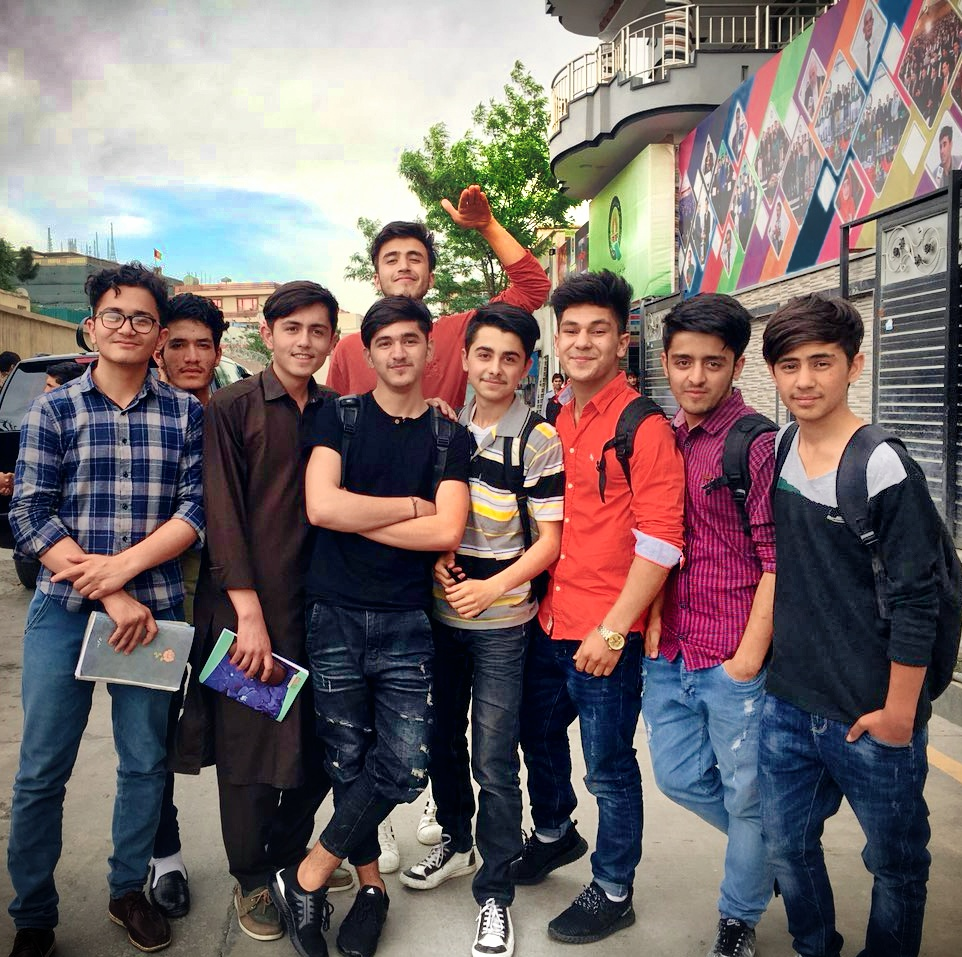
#> input picture imageProgram/Coolimg.jpeg, 962 x 957 px
$ python img.py
#> lines starting #> are read from the running program, lines starting #| are printed output that depends on the picture
from PIL import Image , ImageFilter

img = Image.open('./Coolimg.jpeg')
#> img is the input picture: PIL image 962x957 RGB; mean R, G, B 119.4, 107.4, 107
img.thumbnail((400,400))
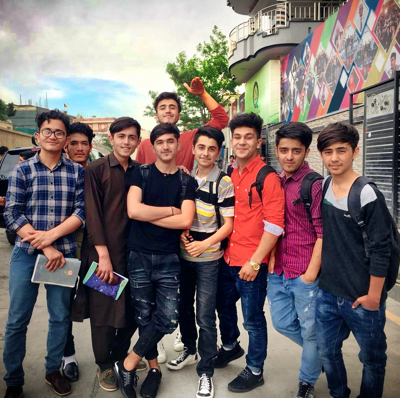
#> img: PIL image 400x398 RGB; mean R, G, B 119.4, 107.4, 107
filteredImg=img.filter(ImageFilter.SHARPEN)
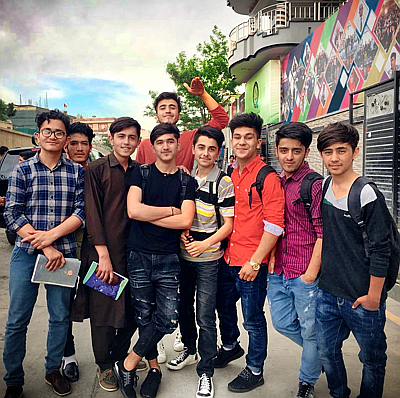
#> filteredImg: PIL image 400x398 RGB; mean R, G, B 119.6, 107.7, 107.3
filteredImg.save('new.png','png')
